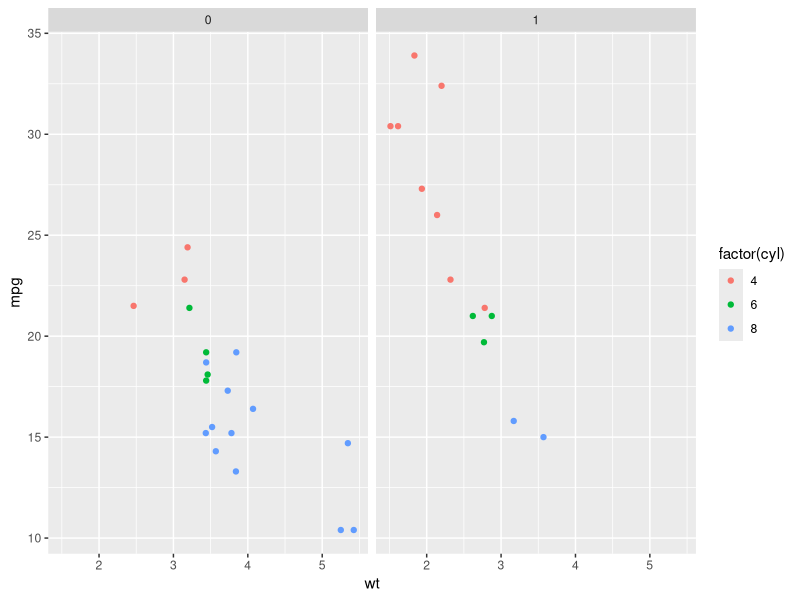

Here is the R script that generated this plot: (Note: this script raises an error after producing the figure.)
## ---- chunk 1
knitr::opts_chunk$set(echo = TRUE)
require(ggplot2)

## ---- chunk 2
p <- ggplot(mtcars, aes(wt, mpg, color = factor(cyl))) + geom_point()
p + facet_grid(. ~ am)

p + facet_grid(. ~ am, aes(disp, mpg))
## ---- chunk 3
plot(pressure)

names(mtcars)
